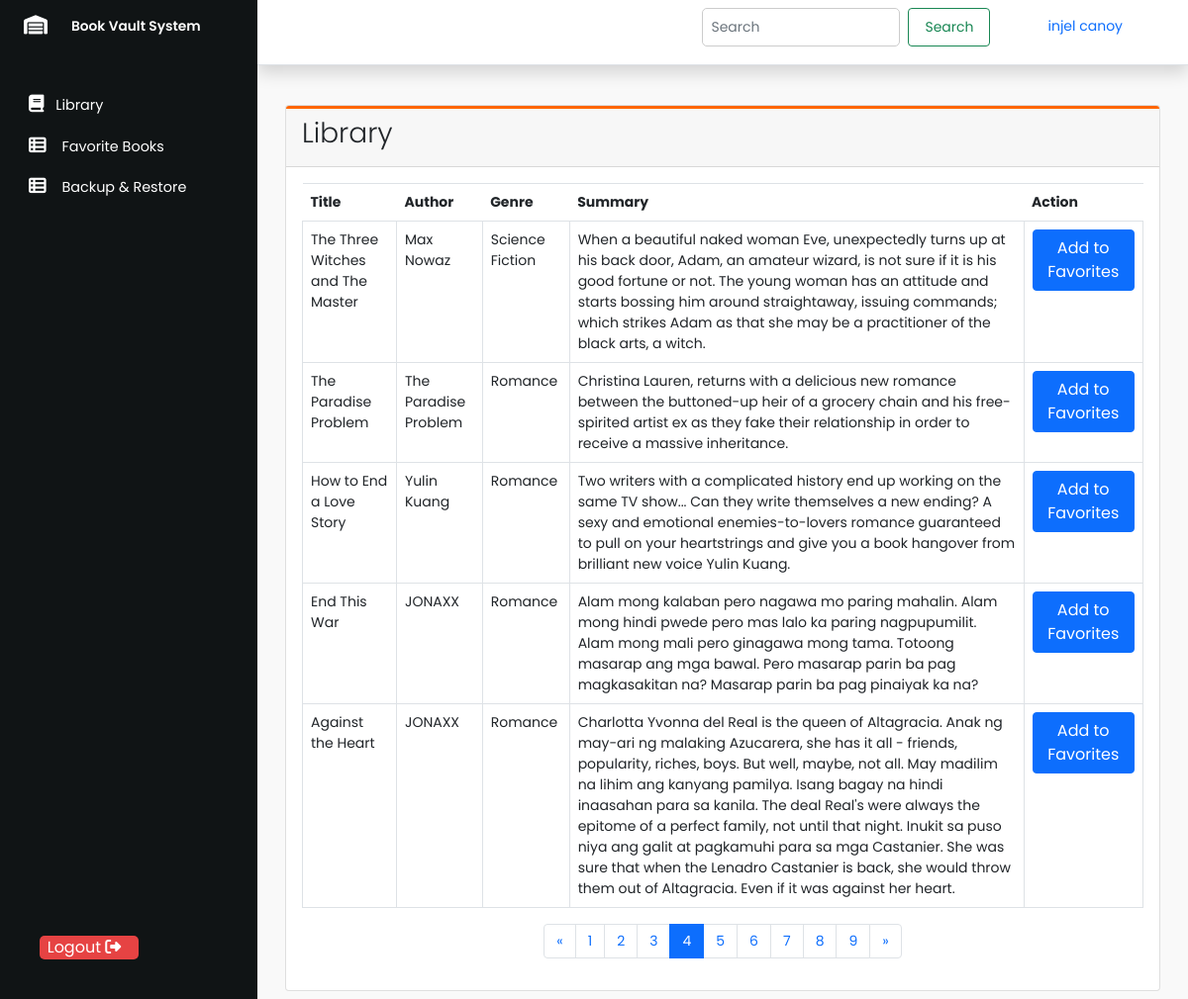
Page /main.php?page=4 (signed in) on the committed database.
### tables this page shows
CREATE TABLE `book` (
  `id` int(11) NOT NULL,
  `title` varchar(255) NOT NULL,
  `author` varchar(255) NOT NULL,
  `genre` varchar(100) NOT NULL,
  `summary` text NOT NULL
);

### main.php (the view, shortened to what this page needs)
<?php
$servername = "localhost";
$username = "root";
$password = "";
$dbname = "bookvault";
$conn = new mysqli($servername, $username, $password, $dbname);
$books = [];
$sql = "CALL GetBooks()";
if ($result = $conn->query($sql)) {
    while ($row = $result->fetch_assoc()) {
        $books[] = $row;
    }
}
$booksPerPage = 5;
$totalBooks = count($books);
$totalPages = ceil($totalBooks / $booksPerPage);
$page = isset($_GET['page']) ? (int)$_GET['page'] : 1;
$start = ($page - 1) * $booksPerPage;
$currentBooks = array_slice($books, $start, $booksPerPage);
?>
<!DOCTYPE html>
<html lang="en">
<head>
    <link href="https://cdn.jsdelivr.net/npm/bootstrap@5.0.2/dist/css/bootstrap.min.css" rel="stylesheet">
    <link rel="stylesheet" href="https://cdnjs.cloudflare.com/ajax/libs/font-awesome/6.5.1/css/all.min.css"/>
    <link rel="stylesheet" href="css/page_style.css">
</head>
<body>
<div class="wrapper">
    <aside id="sidebar" class="expand">
        <div class="h-100">
            <div class="d-flex" id="system-info">
                <a href="main.php" class="box_icon" type="button">
                    <i class="fa-solid fa-warehouse"></i>
                </a>
                <div class="sidebar-logo">
                    <a href="main.php">Book Vault System</a>
                </div>
            </div>
            <ul class="sidebar-nav">
                <li class="sidebar-item">
                    <a href="main.php" class="sidebar-link">
                        <i class="fa-solid fa-book"></i>
                        <span>Library</span>
                    </a>
                </li>
                <li class="sidebar-item">
                    <a href="favorite.php" class="sidebar-link">
                        <i class="fa-solid fa-table-list pe-1"></i>
                        <span>Favorite Books</span>
                    </a>
                </li>
                <li class="sidebar-item">
                    <a href="backup.php" class="sidebar-link">
                        <i class="fa-solid fa-table-list pe-1"></i>
                        <span>Backup & Restore</span>
                    </a>
                </li>
            </ul>
        </div>
        <button class="logout-button">
            <a href="login.php" class="logout-button link-button">
                <span>Logout</span>
                <i class="fa-solid fa-right-from-bracket"></i>
            </a>
        </button>
    </aside>
    <div class="main">
        <nav class="navbar navbar-expand px-3 p-0 border-bottom shadow border-bottom">
            <div class="navbar-collapse navbar">
                <ul class="navbar-nav ms-auto">
                    <li class="nav-item">
                        <form class="d-flex search-form">
                            <input class="form-control search-input me-2" type="search" placeholder="Search" aria-label="Search">
                            <button class="btn btn-outline-success search-button" type="submit">Search</button>
                        </form>
                    </li>
                    <li class="nav-item">
                        <a id="name" href="profile.php" class="nav-link">
                            <?php echo htmlspecialchars($_SESSION['fullname']); ?>
                        </a>
                    </li>
                </ul>
            </div>
        </nav>
        <main class="content px-3 py-2">
            <div class="container-fluid">
                <div class="row mt-3">
                    <div class="container mt-3">
                        <div class="row">
                            <div class="col-md-12">
                                <div class="card">
                                    <div class="card-header d-flex justify-content-between align-items-center">
                                        <h5 class="card-title fs-3 display-1">Library</h5>
                                    </div>
                                    <div class="card-body">
                                        <div id="mainDiv">
                                            <table class="table table-bordered">
                                                <thead>
                                                    <tr>
                                                        <th>Title</th>
                                                        <th>Author</th>
                                                        <th>Genre</th>
                                                        <th>Summary</th>
                                                        <th>Action</th>
                                                    </tr>
                                                </thead>
                                                <tbody id="booksTableBody">
                                                    <?php foreach ($currentBooks as $book): ?>
                                                     <tr>
                                                            <td><?php echo htmlspecialchars($book['title']); ?></td>
                                                            <td><?php echo htmlspecialchars($book['author']); ?></td>
                                                            <td><?php echo htmlspecialchars($book['genre']); ?></td>
                                                            <td><?php echo htmlspecialchars($book['summary']); ?></td>
                                                            <td>
                                                            <form action="favorite.php" method="post">
                                                                <button type="submit" class="btn btn-primary">Add to Favorites</button>
                                                            </form>
                                                            </td>
                                                        </tr>
                                                    <?php endforeach; ?>
                                                </tbody>
                                            </table>
                                            <nav aria-label="Page navigation example">
                                                <ul class="pagination justify-content-center">
                                                    <?php if ($page > 1): ?>
                                                        <li class="page-item">
                                                            <a class="page-link" href="?page=<?php echo $page - 1; ?>" aria-label="Previous">
                                                                <span aria-hidden="true">&laquo;</span>
                                                            </a>
                                                        </li>
                                                    <?php endif; ?>
                                                    <?php for ($i = 1; $i <= $totalPages; $i++): ?>
                                                        <li class="page-item <?php if ($i == $page) echo 'active'; ?>">
                                                            <a class="page-link" href="?page=<?php echo $i; ?>"><?php echo $i; ?></a>
                                                        </li>
                                                    <?php endfor; ?>
                                                    <?php if ($page < $totalPages): ?>
                                                        <li class="page-item">
                                                            <a class="page-link" href="?page=<?php echo $page + 1; ?>" aria-label="Next">
                                                                <span aria-hidden="true">&raquo;</span>
                                                            </a>
                                                        </li>
                                                    <?php endif; ?>
                                                </ul>
                                            </nav>
                                        </div>
                                    </div>
                                </div>
                            </div>
                        </div>
                    </div>
                </div>
            </div>
        </main>
    </div>
</div>
</body>
</html>

### css/page_style.css (style rules this page uses)
body { font-family: 'Poppins', sans-serif; font-size: 0.875rem; opacity: 1; overflow-y: auto; }
a { cursor: pointer; text-decoration: none; }
li { list-style: none; }
.wrapper { display: flex; }
#sidebar { width: 70px; min-width: 70px; z-index: 1000; transition: all .25s ease-in-out; background-color: #101415; display: flex; flex-direction: column; }
#sidebar.expand { width: 260px; min-width: 260px; }
.box_icon { background-color: transparent; cursor: pointer; border: 0; padding: 1rem 1.5rem; }
.box_icon i { font-size: 1.2rem; color: #FFF; }
.sidebar-logo { margin: auto 0; }
.sidebar-logo a { color: #FFF; font-size: .86rem; font-weight: 600; white-space: nowrap; }
#sidebar.expand .sidebar-logo, #sidebar.expand a.sidebar-link span { animation: fadeIn .25s ease; }
.sidebar-nav { padding: 2rem 0; flex: 1 1 auto; }
a.sidebar-link { padding: .625rem 1.625rem; color: #ffffff; display: block; font-size: 0.9rem; white-space: nowrap; border-left: 3px solid transparent; }
.sidebar-link i { font-size: 1.1rem; margin-right: .50rem; }
.sidebar-item { position: relative; }
.navbar-expand .navbar-nav { margin-left: auto; }
.navbar-expand .navbar-collapse { min-width: 200px; }
.main { display: flex; flex-direction: column; min-height: 100vh; overflow: hidden; transition: all 0.35s ease-in-out; width: 100%; background: #fff; }
.content { flex: 1; max-width: 100vw; background: #f9f9f9; }
@media (min-width:756px) { .content { max-width: auto; width: auto; } }
.card-header { border-top: 3px solid #ff6600; }
.table thead th { border: none; }
.logout-button { position: absolute; bottom: 20px; left: 20px; background-color: #e64343; color: #ffffff; border: none; width: 100px; font-size: 16px; cursor: pointer; border-radius: 5px; }
.logout-button i { margin-right: 10px; }
.search-form { margin-bottom: 10px; }
.search-input { width: 200px; padding: 8px; border: 1px solid #ccc; border-radius: 5px; font-size: 14px; }
.search-button { padding: 8px 16px; margin-right: 50px; font-size: 14px; }
#name { padding-right: 50px; }
.content { flex: 1; max-width: 100vw; background: #f9f9f9; padding: 20px; }

### rows in the picture
book: title "The Three Witches and The Master", author "Max Nowaz", genre "Science Fiction", summary "When a beautiful naked woman Eve, unexpectedly turns up at his back door, Adam, an amateur wizard, is not sure if it is his good fortune or not. The young woman has an attitude and starts bossing him around straightaway, issuing commands; which strikes Adam as that she may be a practitioner of the black arts, a witch."
book: title "The Paradise Problem", author "The Paradise Problem", genre "Romance", summary "Christina Lauren, returns with a delicious new romance between the buttoned-up heir of a grocery chain and his free-spirited artist ex as they fake their relationship in order to receive a massive inheritance."
book: title "How to End a Love Story", author "Yulin Kuang", genre "Romance", summary "Two writers with a complicated history end up working on the same TV show... Can they write themselves a new ending? A sexy and emotional enemies-to-lovers romance guaranteed to pull on your heartstrings and give you a book hangover from brilliant new voice Yulin Kuang."
book: title "End This War", author "JONAXX", genre "Romance", summary "Alam mong kalaban pero nagawa mo paring mahalin. Alam mong hindi pwede pero mas lalo ka paring nagpupumilit. Alam mong mali pero ginagawa mong tama. Totoong masarap ang mga bawal. Pero masarap parin ba pag magkasakitan na? Masarap parin ba pag pinaiyak ka na?"
book: title "Against the Heart", author "JONAXX", genre "Romance", summary "Charlotta Yvonna del Real is the queen of Altagracia. Anak ng may-ari ng malaking Azucarera, she has it all - friends, popularity, riches, boys. But well, maybe, not all. May madilim na lihim ang kanyang pamilya. Isang bagay na hindi inaasahan para sa kanila. The deal Real's were always the epitome of a perfect family, not until that night. Inukit sa puso niya ang galit at pagkamuhi para sa mga Castanier. She was sure that when the Lenadro Castanier is back, she would throw them out of Altagracia. Even if it was against her heart."

### other values in the picture
$_SESSION['fullname'] "injel canoy"
